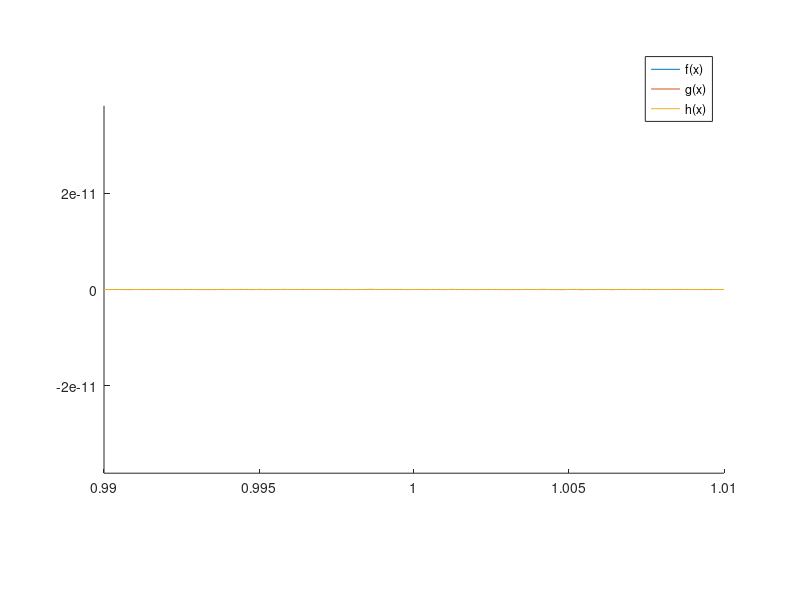

Recreate this plot in MATLAB.
A=[ 1.77636e-15   -1.11022e-15          1e-16;
   -1.77636e-15   -5.32907e-15    8.50763e-17;
    5.32907e-15    5.55112e-16     7.2139e-17;
   -1.77636e-15   -4.66294e-15    6.09569e-17;
   -1.24345e-14   -4.66294e-15    5.13219e-17;
   -1.77636e-15   -2.22045e-15    4.30467e-17;
   -5.32907e-15    3.33067e-15    3.59635e-17;
   -8.88178e-15    9.99201e-16    2.99218e-17;
   -1.24345e-14   -8.88178e-16    2.47876e-17;
   -1.77636e-15    7.77156e-15    2.04414e-17;
    8.88178e-15   -2.22045e-15    1.67772e-17;
   -8.88178e-15   -1.11022e-15    1.37011e-17;
   -1.77636e-15   -4.21885e-15    1.11303e-17;
    1.77636e-15   -2.22045e-16    8.99195e-18;
    5.32907e-15    3.33067e-15    7.22204e-18;
   -5.32907e-15   -7.77156e-15     5.7648e-18;
   -8.88178e-15    8.88178e-16    4.57163e-18;
   -8.88178e-15   -7.54952e-15    3.60041e-18;
   -5.32907e-15   -1.33227e-15    2.81475e-18;
    8.88178e-15    3.88578e-15     2.1834e-18;
   -8.88178e-15    1.44329e-15    1.67962e-18;
    1.77636e-15    4.21885e-15    1.28063e-18;
    8.88178e-15   -5.10703e-15    9.67173e-19;
    8.88178e-15    1.77636e-15     7.2302e-19;
   -1.59872e-14    1.11022e-15    5.34597e-19;
    1.59872e-14   -3.77476e-15    3.90625e-19;
   -5.32907e-15    -3.9968e-15    2.81793e-19;
    1.77636e-15   -4.21885e-15    2.00476e-19;
   -5.32907e-15    1.33227e-15    1.40482e-19;
    8.88178e-15    5.55112e-15    9.68265e-20;
   -1.77636e-15   -2.22045e-16     6.5536e-20;
    1.77636e-15   -6.66134e-16    4.34779e-20;
   -1.77636e-15    9.88098e-15    2.82111e-20;
    1.77636e-15    2.77556e-15    1.78579e-20;
   -1.77636e-15   -3.77476e-15    1.09951e-20;
    1.77636e-15    1.11022e-16      6.561e-21;
    1.77636e-15    2.77556e-15    3.77802e-21;
   -1.77636e-15   -1.11022e-15    2.08827e-21;
   -1.24345e-14    2.22045e-15    1.10075e-21;
    1.24345e-14   -3.55271e-15    5.48759e-22;
   -5.32907e-15   -5.77316e-15       2.56e-22;
    1.77636e-15    5.10703e-15      1.102e-22;
    5.32907e-15   -2.44249e-15    4.29497e-23;
    1.95399e-14    2.55351e-15    1.47579e-23;
   -1.77636e-15    3.21965e-15    4.29982e-24;
    5.32907e-15   -4.44089e-16          1e-24;
    1.24345e-14   -8.88178e-16    1.67772e-25;
    1.77636e-15    6.77236e-15    1.67962e-26;
    8.88178e-15   -3.77476e-15     6.5536e-28;
   -8.88178e-15   -1.77636e-15       2.56e-30;
    1.77636e-15    3.77476e-15   2.30824e-120;
    5.32907e-15    1.44329e-15       2.56e-30;
   -1.24345e-14    4.10783e-15     6.5536e-28;
    1.77636e-15    4.10783e-15    1.67962e-26;
   -1.77636e-15    2.33147e-15    1.67772e-25;
   -8.88178e-15   -5.77316e-15          1e-24;
    1.24345e-14    6.10623e-15    4.29982e-24;
   -1.77636e-15   -3.55271e-15    1.47579e-23;
    5.32907e-15   -2.88658e-15    4.29497e-23;
   -5.32907e-15   -1.11022e-15      1.102e-22;
   -1.24345e-14   -3.77476e-15       2.56e-22;
    5.32907e-15   -2.22045e-16    5.48759e-22;
   -5.32907e-15    6.77236e-15    1.10075e-21;
    1.77636e-15    -1.9984e-15    2.08827e-21;
   -5.32907e-15   -3.55271e-15    3.77802e-21;
   -1.24345e-14              0      6.561e-21;
   -8.88178e-15   -2.22045e-16    1.09951e-20;
   -1.24345e-14   -6.66134e-16    1.78579e-20;
    5.32907e-15    2.22045e-15    2.82111e-20;
    1.77636e-15   -1.33227e-15    4.34779e-20;
    5.32907e-15   -7.32747e-15     6.5536e-20;
    1.59872e-14   -6.43929e-15    9.68265e-20;
   -8.88178e-15    2.22045e-15    1.40482e-19;
   -1.24345e-14    -3.9968e-15    2.00476e-19;
   -1.95399e-14   -4.66294e-15    2.81793e-19;
    1.77636e-15    2.66454e-15    3.90625e-19;
   -1.77636e-15    7.43849e-15    5.34597e-19;
   -2.30926e-14    5.66214e-15     7.2302e-19;
   -5.32907e-15   -5.77316e-15    9.67173e-19;
    1.77636e-15   -7.99361e-15    1.28063e-18;
    8.88178e-15    1.11022e-15    1.67962e-18;
    1.77636e-15    9.99201e-16     2.1834e-18;
   -1.95399e-14   -2.22045e-15    2.81475e-18;
    5.32907e-15   -8.88178e-16    3.60041e-18;
   -1.77636e-15    4.21885e-15    4.57163e-18;
    8.88178e-15   -5.10703e-15     5.7648e-18;
   -1.77636e-15    1.11022e-15    7.22204e-18;
    1.24345e-14   -4.44089e-16    8.99195e-18;
    5.32907e-15   -2.88658e-15    1.11303e-17;
   -1.77636e-15    1.11022e-16    1.37011e-17;
   -8.88178e-15    5.55112e-15    1.67772e-17;
   -1.77636e-15    3.33067e-16    2.04414e-17;
    1.77636e-15    7.66054e-15    2.47876e-17;
    5.32907e-15     1.9984e-15    2.99218e-17;
   -1.77636e-15    7.43849e-15    3.59635e-17;
   -5.32907e-15   -2.66454e-15    4.30467e-17;
    1.77636e-15   -2.22045e-16    5.13219e-17;
   -1.59872e-14    3.77476e-15    6.09569e-17;
   -5.32907e-15    3.66374e-15     7.2139e-17;
   -1.77636e-15   -6.66134e-16    8.50763e-17;
    1.77636e-15    4.88498e-15          1e-16;];

x = 0.99:0.0002:1.01;

axis([0.99 1.01 -3*1e-14 3*1e-14]); 
hold on

plot(x,A(:,1));
plot(x,A(:,2));
plot(x,A(:,3));
legend('f(x)','g(x)','h(x)');